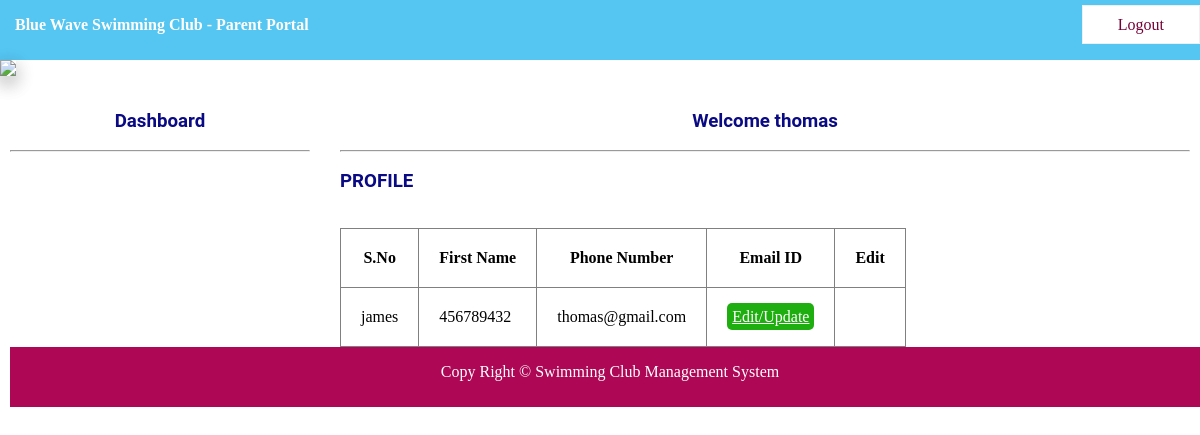
Screenshot of /parentprofile.php (signed in) with the database file from the repository.
### tables this page shows
CREATE TABLE `parent` (
  `PID` int(11) NOT NULL,
  `PNAME` varchar(150) NOT NULL,
  `PFIRSTNAME` varchar(150) NOT NULL,
  `PLASTNAME` varchar(150) NOT NULL,
  `PSTUDENTNAME` varchar(150) NOT NULL,
  `PPARENT` char(1) NOT NULL,
  `PPHONE` int(11) NOT NULL,
  `PEMAIL` varchar(150) NOT NULL,
  `PPASS` varchar(150) NOT NULL,
  `PCPASS` varchar(150) NOT NULL
);

### parentprofile.php (the view, shortened to what this page needs)
<?php
include "database.php";
?>
<!DOCTYPE html>
<html>
<head>
<link rel="stylesheet" type="text/css" href="css/style.css">
</head>
<body>
    <?php include "parentnavbar.php"?>
    <img src="images/2.png" class="sha" width=100% >
    <div id="section">
    <?php include "parentsidebar.php"?>
     <div id="content">
        <h3 class="text">Welcome <?php echo $_SESSION["PNAME"];
        $name=$_SESSION["PNAME"];?></h3><br><hr><br>
    <div class="tbox">
<h3>PROFILE</h3><br><br>
<table border="1px">
    <tr>
        <th>S.No</th>
        <th>First Name</th>
        <th>Phone Number</th>
        <th>Email ID</th>
        <th>Edit</th>
    </tr>
    <?php
    $s = "select PID,PSTUDENTNAME,PPHONE,PEMAIL from parent where PNAME='$name' ";
    $res=$db->query($s);
    if($res->num_rows>0){
    while($r=$res->fetch_assoc()){
        echo "<tr>
        <td> {$r["PSTUDENTNAME"]}</td>
        <td> {$r["PPHONE"]}</td>
        <td> {$r["PEMAIL"]}</td>
        <td> <a href= 'parentprofileupdate.php?id={$r["PID"]} ' class='btns' name='update'>Edit/Update</td>
        </tr>";
    }
    }else{
    }
    ?>
</table>
    </div>
    </div>
<div class="footer">
    <footer><p>Copy Right &copy; Swimming Club Management System</p></footer>
</div>
</body>
</html>

### CSS/style.css (style rules this page uses)
* { padding: 0px; margin: 0px; }
html { background: white; }
h1,h2,h3,h4,h5,h6,label { font-family: roboto; color: rgb(10, 10, 132); }
.footer { background: #ad0755; height: 60px; width: 100%; float: left; }
footer { text-align: center; color: white; line-height: 50px; }
.sha { -webkit-box-shadow: 0 8px 17px 0 rgba(0, 0, 0, 0.2), 0 6px 20px 0 rgba(0, 0, 0, 0.19); -moz-box-shadow: 0 8px 17px 0 rgba(0, 0, 0, 0.2), 0 6px 20px 0 rgba(0, 0, 0, 0.19); box-shadow: 0 8px 17px 0 rgba(0, 0, 0, 0.2), 0 6px 20px 0 rgba(0, 0, 0, 0.19); }
#section { height: auto; width: 1200px; margin-left: 10px; font-family: Cambria, Cochin, Georgia, Times, 'Times New Roman', serif; }
#content { margin-top: 30px; height: auto; width: 850px; float: left; }
.text { text-align: center; }
.tbox { float: left; }
.tbox table { border-collapse: collapse; }
tr, td, th { padding: 20px; }
.btns { border-radius: 5px; padding: 5px; background-color: #1FAE10; color: white; }

### rows the page displays
parent: PSTUDENTNAME "james", PPHONE "456789432", PEMAIL "thomas@gmail.com"

### other values shown
$_SESSION["PNAME"] "thomas"
